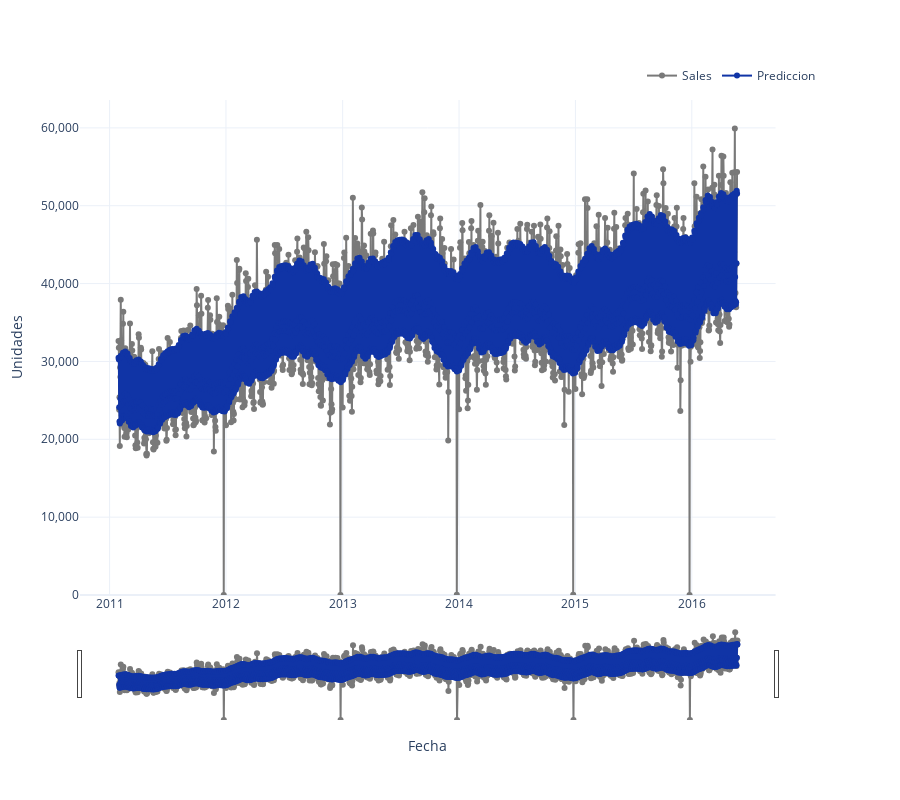

Source (notebook cell):
### Code cell
fig = make_subplots(specs=[[{"secondary_y": True}]])

fig.add_trace(go.Scatter(x=df_all["ds"], y=df_all["y"],
                          mode='lines',
                          name='Sales',
                          marker_color='rgb(121,121,121)'))
fig.add_trace(go.Scatter(x=df_all["ds"], y=df_all["yhat"],
                          mode='lines+markers',
                          name='Prediccion',
                          marker_color='rgb(16,52,166)'))

fig.update_traces(mode='markers+lines')
fig.update_xaxes(rangeslider_visible=True)
fig.update_layout({
    'height': 800,
    'template': 'plotly_white',
    'plot_bgcolor': 'rgba(0,0,0,0)',
    'paper_bgcolor': 'rgba(0,0,0,0)',
    'xaxis_title': 'Fecha',
    'yaxis_title': 'Unidades',
    'yaxis_tickformat': ',.0f',
    'yaxis.rangemode': 'tozero',
    'legend': {'orientation': 'h',
                'yanchor': 'bottom',
                'y': 1.02,
                'xanchor': 'right',
                'x': 1
                }
})

### Figure 1 — Plotly figure (JSON) as saved in the notebook; plotly's stock layout.template omitted (floating-point values rounded to 4 significant figures; data arrays with more than 128 entries replaced by an {"elided": "..."} marker saying what was removed)
{"data": [{"marker": {"color": "rgb(121,121,121)"}, "mode": "markers+lines", "name": "Sales", "type": "scatter", "x": {"elided": "1941 str values"}, "y": {"elided": "1941 int values"}}, {"marker": {"color": "rgb(16,52,166)"}, "mode": "markers+lines", "name": "Prediccion", "type": "scatter", "x": {"elided": "1941 str values"}, "y": {"elided": "1941 float values"}}], "layout": {"height": 800, "legend": {"orientation": "h", "x": 1, "xanchor": "right", "y": 1.02, "yanchor": "bottom"}, "paper_bgcolor": "rgba(0,0,0,0)", "plot_bgcolor": "rgba(0,0,0,0)", "xaxis": {"anchor": "y", "domain": [0, 0.94], "rangeslider": {"visible": true}, "title": {"text": "Fecha"}}, "yaxis": {"anchor": "x", "domain": [0, 1], "rangemode": "tozero", "tickformat": ",.0f", "title": {"text": "Unidades"}}, "yaxis2": {"anchor": "x", "overlaying": "y", "side": "right"}}}
